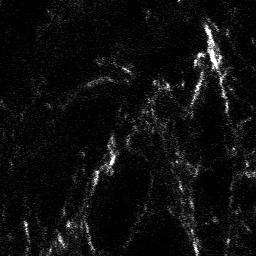
#> input picture lsm-run-time-enhancement/cropped_sample_data/input/PB522-14-MAX_Fused.tif, 256 x 256 px; its folder holds only this picture in this run
$ jupyter execute --allow-errors preprocessing.ipynb
#> lines starting #> are read from the running program, lines starting #| are printed output that depends on the picture
### lsm-run-time-enhancement/lsm_utils.py
import os.path as path
import os
import numpy as np
import pandas as pd
from glob import glob
from skimage import io, img_as_uint, exposure, transform
import torch
import torch.nn as nn
import torch.nn.functional as F
from torchvision.models import inception_v3, vgg16, VGG16_Weights
from torchvision.models.feature_extraction import create_feature_extractor
from torchvision import transforms
from pycromanager import Dataset as PDataset
from tqdm import tqdm
import random
from skimage.metrics import peak_signal_noise_ratio, structural_similarity
from pytorch_fid.fid_score import calculate_fid_given_paths
from skimage.filters import threshold_otsu


# [24 lines left out: function compute_norm_range, not called in this run]


def process_pmm_datasets(data_folder, out_folder, n_z=4):
    ### parse images from pmm dataset
#> called with data_folder = 'pmm_datasets/PA2081b_part2_clean', out_folder = 'datasets/PA_2081b_part2/target', n_z = 4
    os.makedirs(out_folder, exist_ok=True)
    training_data = glob(path.join(data_folder, '*/'))
    for data_path in tqdm(training_data):
        img_name = data_path.split(os.sep)[-2]
        r_id = img_name.rfind('_')
        img_name = img_name[:r_id]
        try:
            dataset = PDataset(data_path)
        except:
            print('Open dataset failed: ' + data_path)
        d_array = dataset.as_array(stitched=False).squeeze()
        if d_array.shape[0] != n_z:
            print('Dataset z slice number does not match. Swaping dimensions')
            d_array = d_array.transpose(1, 0, 2, 3)
        for i in range(d_array.shape[1]):
            for z in range(d_array.shape[0]):
                save_fname = path.join(out_folder, img_name+f'---{i}---{z}.tif')
                io.imsave(save_fname, d_array[z, i], check_contrast=False)


# [11 lines left out: function normalize_16bit_images, not called in this run]

def screen_background(fnames, background_frac=0.1):
    sampled = random.sample(fnames, min(5000, len(fnames)))
    intensities = []
    remove_list = []
    for fname in sampled:
        arr = io.imread(fname)
        if np.sum(arr) == 0: continue
        else:
            mask = arr > (threshold_otsu(arr))
            arr = arr * mask
            intensity = np.sum(arr) / (1+np.count_nonzero(mask))
            intensities.append(intensity)
    threshold = 0.8*np.mean(np.array(intensities)) + 0.2*np.min(np.array(intensities))
    for fname in tqdm(fnames):
        arr = io.imread(fname)
        if np.sum(arr) == 0:
            remove_list.append(fname)
        else:
            mask = arr > (threshold_otsu(arr))
            arr = arr * mask
            intensity = np.sum(arr) / (1+np.count_nonzero(mask))
            if intensity < threshold:
                if np.random.uniform(0, 1)>background_frac:
                    remove_list.append(fname)
    remove_name_list = list(set([os.path.basename(i) for i in remove_list]))
    return remove_name_list


# [43 lines left out: functions eval_psnr, eval_ssim, eval_FID, read_CA_feats, not called in this run]


class InceptionScore(nn.Module):
    # [24 lines left out: functions __init__, forward, not called in this run]


class PerceptualLoss(nn.Module):
    # [27 lines left out: functions __init__, forward, not called in this run]

### lsm-run-time-enhancement/preprocessing.ipynb
[cell 1]
from skimage import img_as_float, img_as_uint
from skimage import io
from glob import glob
from skimage import transform, filters
import os
from lsm_utils import process_pmm_datasets, screen_background
from pycromanager import Dataset as PDataset
from os import path
import random
from skimage.filters import threshold_otsu, threshold_triangle, threshold_yen
import numpy as np
import matplotlib.pyplot as plt
from tqdm.notebook import tqdm

[cell 2]
process_pmm_datasets('pmm_datasets/PA2081b_part2_clean', 'datasets/PA_2081b_part2/target')

[cell 3]
process_pmm_datasets('pmm_datasets/PA2081b_part2_noisy', 'datasets/PA_2081b_part2/input')

[cell 4]
fnames = glob('datasets/PA_2081b_part2/target/*.tif') + glob('datasets/PA_2081b_part2/input/*.tif')

[cell 5]
sampled = random.sample(fnames, min(5000, len(fnames)))
intensities = []
for fname in sampled:
    arr = io.imread(fname)
    mask = arr > (threshold_otsu(arr))
    arr = arr * mask
    intensity = np.sum(arr) / np.count_nonzero(mask)
    intensities.append(intensity)
#> (the rest of this cell did not finish here and is left out)

[cell 6]
sampled = random.sample(fnames, min(5000, len(fnames)))
intensities = []
for fname in sampled:
    arr = io.imread(fname)
    mask = arr > (threshold_otsu(arr))
    arr = arr * mask
    intensity = np.sum(arr) / np.count_nonzero(mask)
    intensities.append(intensity)
#> (the rest of this cell did not finish here and is left out)

#> (a cell that did not finish here is left out)

[cell 8]
file_dirs = [i for i in fnames if os.path.basename(i) not in remove_name_list]

[cell 9]
_ = plt.hist(intensities, bins=100)
plt.show()
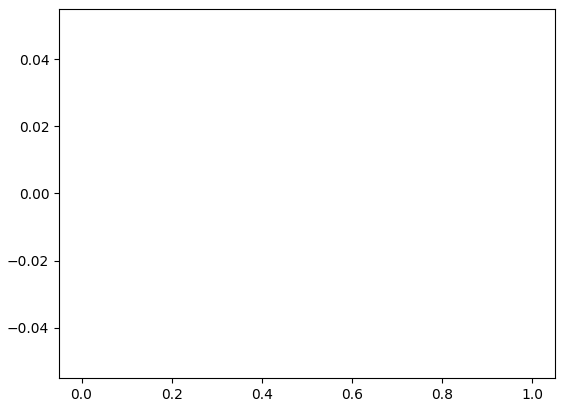
#> figure drawn by matplotlib, 1 panel

#> (a cell that did not finish here is left out)

[cell 11]
len([i for i in intensities if i<threshold])

[cell 12]
for fname in sampled:
    arr = io.imread(fname)
    mask = arr > (threshold_otsu(arr))
    arr = arr * mask
    intensity = np.sum(arr) / np.count_nonzero(mask)
    if intensity < 15000:
        plt.imshow(arr)
        plt.show()

[cell 13]
fnames = glob('datasets/PA_2081b_part2/target/*.tif') + glob('datasets/PA_2081b_part2/input/*.tif')
#> (the rest of this cell did not finish here and is left out)


#> (a cell that did not finish here is left out)

[cell 15]
len(fnames) - len(file_dirs)

#> (a cell that did not finish here is left out)

[cell 17]
fnames_t = glob('datasets/PA_2081b_part2/target/*.tif')
file_dirs_t = [i for i in fnames_t if os.path.basename(i) not in remove_name_list]

[cell 18]
fnames_i = glob('datasets/PA_2081b_part2/input/*.tif')
file_dirs_i = [i for i in fnames_i if os.path.basename(i) not in remove_name_list]

[cell 19]
from skimage import filters, morphology, io, img_as_uint, exposure, transform
from skimage.restoration import denoise_tv_chambolle, denoise_wavelet
from glob import glob
from tqdm import tqdm
import shutil

[cell 20]
fnames = glob('datasets/PA_2081b/input/*.tif')
intensity = []
for fname in tqdm(fnames):
    intensity.append(np.mean(io.imread(fname)))

thresh = np.percentile(np.array(intensity), 90)
#> thresh = 13.85
for fname in tqdm(fnames):
    if np.mean(io.imread(fname)) > thresh:
        shutil.copyfile(fname, fname.replace('input', 'evaluation/input'))

[cell 21]
fnames = glob('datasets/PA_2081b/evaluation/input/*.tif')
#> fnames = 1 item
for fname in tqdm(fnames):
    shutil.copyfile(fname.replace('evaluation/input', 'target'), fname.replace('input', 'target'))
#> this loop made 1 pass

[cell 22]
fnames = glob('datasets/PA_2081b/evaluation/input/*.tif')
for fname in tqdm(fnames):
    img_arr = io.imread(fname)
#> img_arr is the input picture: shape (256, 256); min 0, max 255, mean 13.8

    # img_mf = filters.median(img_arr, footprint=morphology.square(3))
    img_mf = denoise_wavelet(img_arr, rescale_sigma=True)
    # img_mf = denoise_tv_chambolle(img_arr, weight=0.05)
    # img_mf = img_arr

    img_mf = transform.rescale(img_mf, 2, order=3)
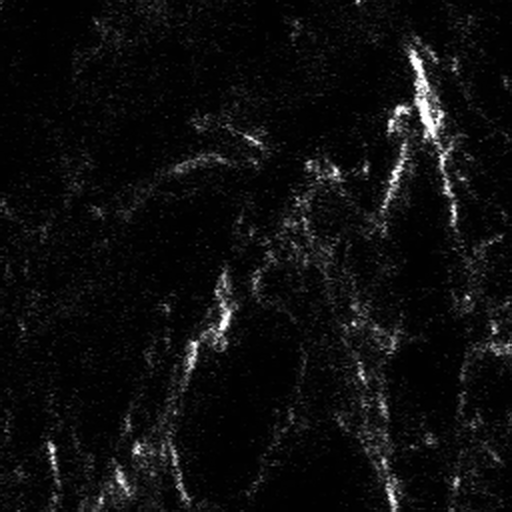
#> img_mf: shape (512, 512) float64; min 0, max 1, mean 0.0543
    # io.imsave(fname, img_as_uint(img_mf), check_contrast=False)
